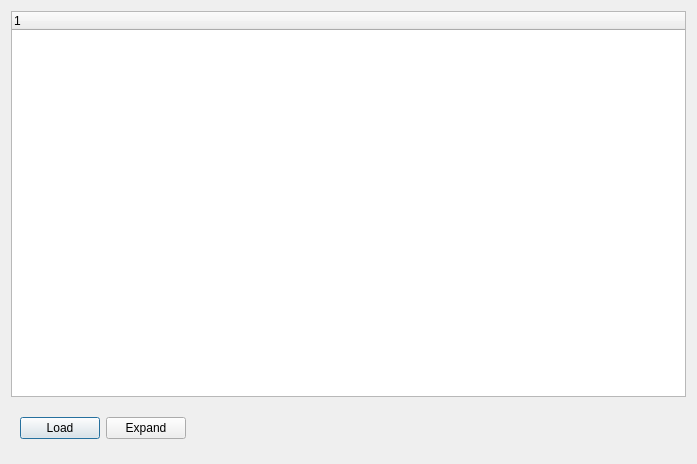
<?xml version="1.0" encoding="UTF-8"?>
<ui version="4.0">
 <class>CellManager</class>
 <widget class="QDialog" name="CellManager">
  <property name="geometry">
   <rect>
    <x>0</x>
    <y>0</y>
    <width>697</width>
    <height>464</height>
   </rect>
  </property>
  <property name="windowTitle">
   <string>Dialog</string>
  </property>
  <layout class="QVBoxLayout" name="verticalLayout">
   <item>
    <widget class="QTreeWidget" name="treeWidget">
     <column>
      <property name="text">
       <string notr="true">1</string>
      </property>
     </column>
    </widget>
   </item>
   <item>
    <widget class="QWidget" name="widget" native="true">
     <property name="minimumSize">
      <size>
       <width>0</width>
       <height>50</height>
      </size>
     </property>
     <layout class="QHBoxLayout" name="horizontalLayout">
      <item>
       <widget class="QPushButton" name="pushButton">
        <property name="text">
         <string>Load</string>
        </property>
       </widget>
      </item>
      <item>
       <widget class="QPushButton" name="pushButton_3">
        <property name="text">
         <string>Expand</string>
        </property>
       </widget>
      </item>
      <item>
       <spacer name="horizontalSpacer">
        <property name="orientation">
         <enum>Qt::Horizontal</enum>
        </property>
        <property name="sizeHint" stdset="0">
         <size>
          <width>40</width>
          <height>20</height>
         </size>
        </property>
       </spacer>
      </item>
     </layout>
    </widget>
   </item>
  </layout>
 </widget>
 <resources/>
 <connections/>
</ui>
